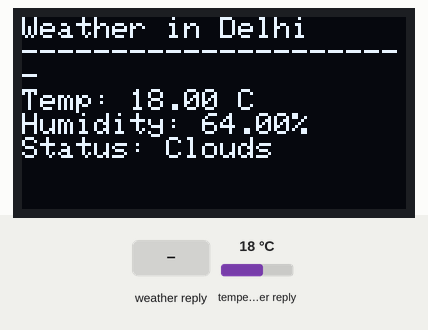
Simulated run of this sketch. Board: ESP32. Parts: 128×64 one-colour display. The inputs (shaded band) are chosen by the test bench; at power-on: temperature in the weather reply 18 °C. WiFi joins after 1.5 s; servers stay silent unless stated; web services answer with replies made up by the test bench; what the sketch prints to the serial monitor is not drawn.

Above: at 3.8 s.
3.9 s: weather in the web reply set to Clear
At 13.4 s:
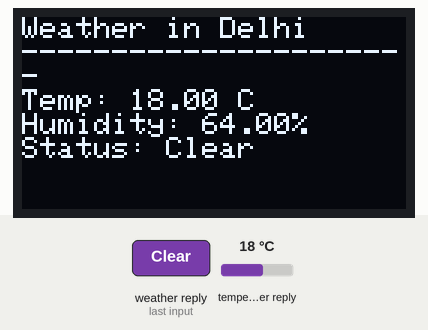
14.6 s: weather in the web reply set to Rain
At 24.5 s:
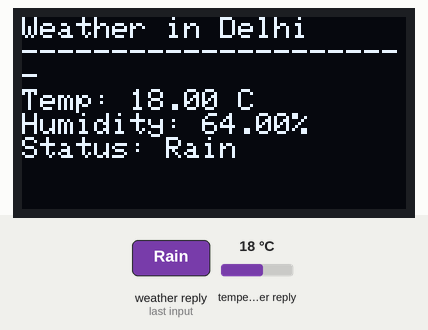
24.8 s: weather in the web reply set to Snow
At 34.7 s:
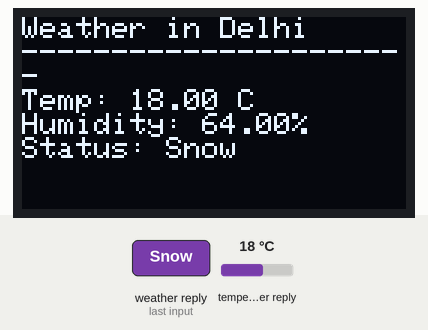
35.0 s: weather in the web reply set to Thunderstorm
At 44.7 s:
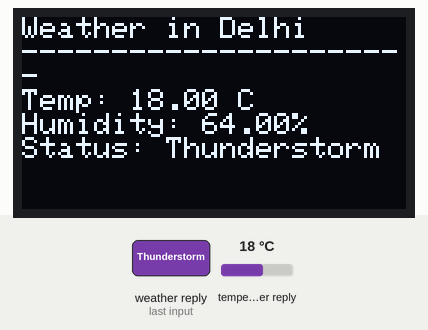
45.3 s: weather in the web reply set to Mist
At 54.7 s:
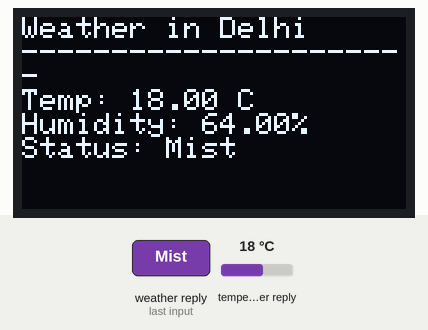
55.5 s: temperature in the weather reply set to -14 °C
At 64.7 s:
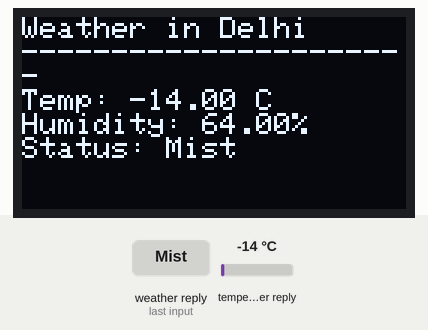
Timing chart, 0 to 66.2 s (numbered marks = the images above; inputs shaded):
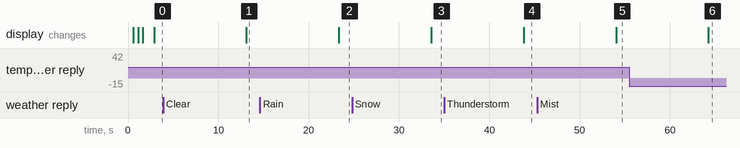

Measured:
- after the input at 3.9 s, the display: changes after 9.2 s (image 1)
- after the input at 14.6 s, the display: changes after 8.7 s (image 2)
- after the input at 24.8 s, the display: changes after 8.8 s (image 3)
- after the input at 35.0 s, the display: changes after 8.8 s (image 4)
- after the input at 45.3 s, the display: changes after 8.7 s (image 5)
- after the input at 55.5 s, the display: changes after 8.8 s (image 6)

The sketch:

ESP32_Weather.ino
```cpp
#include <WiFi.h>
#include <HTTPClient.h>
#include <ArduinoJson.h>
#include <Adafruit_GFX.h>
#include <Adafruit_SSD1306.h>

const char* ssid = "YOUR_WIFI_SSID";
const char* password = "YOUR_WIFI_PASSWORD";

const String API_KEY = "YOUR_API_KEY";
const String CITY = "Delhi";
const String COUNTRY = "IN";

#define SCREEN_WIDTH 128
#define SCREEN_HEIGHT 64
#define OLED_RESET -1
Adafruit_SSD1306 display(SCREEN_WIDTH, SCREEN_HEIGHT, &Wire, OLED_RESET);

void setup() {
  Serial.begin(115200);
  if (!display.begin(SSD1306_SWITCHCAPVCC, 0x3C)) {
    Serial.println(F("SSD1306 allocation failed"));
    while (true);
  }
  display.clearDisplay();
  display.setTextSize(1);
  display.setTextColor(SSD1306_WHITE);
  display.setCursor(0, 0);
  display.println("Connecting WiFi...");
  display.display();
  WiFi.begin(ssid, password);
  while (WiFi.status() != WL_CONNECTED) {
    delay(500);
    display.print(".");
    display.display();
  }
  display.clearDisplay();
  display.setCursor(0, 0);
  display.println("WiFi Connected!");
  display.display();
  delay(1000);
}

void loop() {
  if (WiFi.status() == WL_CONNECTED) {
    HTTPClient http;
    String url = "http://api.openweathermap.org/data/2.5/weather?q=" + CITY + "," + COUNTRY + "&appid=" + API_KEY + "&units=metric";
    http.begin(url);
    int httpCode = http.GET();
    if (httpCode > 0) {
      String payload = http.getString();
      DynamicJsonDocument doc(1024);
      deserializeJson(doc, payload);
      float temperature = doc["main"]["temp"];
      float humidity = doc["main"]["humidity"];
      String weather = doc["weather"][0]["main"];
      Serial.println("Temp: " + String(temperature));
      Serial.println("Humidity: " + String(humidity));
      Serial.println("Weather: " + weather);
      display.clearDisplay();
      display.setCursor(0, 0);
      display.setTextSize(1);
      display.println("Weather in " + CITY);
      display.println("----------------------");
      display.println("Temp: " + String(temperature) + " C");
      display.println("Humidity: " + String(humidity) + "%");
      display.println("Status: " + weather);
      display.display();
    } else {
      Serial.println("HTTP Request failed");
    }
    http.end();
  } else {
    Serial.println("WiFi Disconnected");
  }
  delay(10000);
}
```
